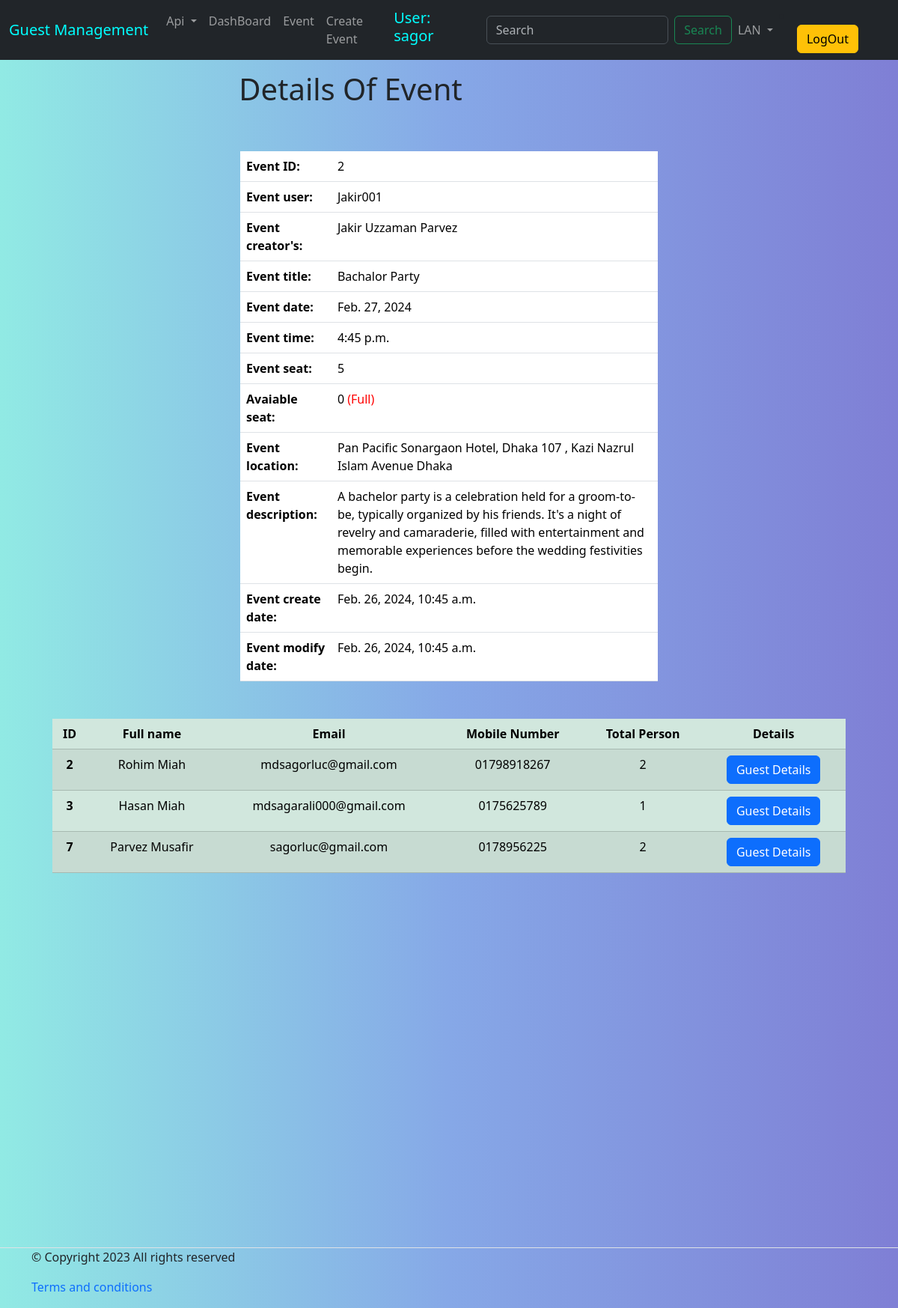
The app's page /event/event_details/2/ (signed in) with its own data.
### API_authentication/models.py (models this page shows, shortened)
class User(AbstractUser):
    username          = models.CharField(max_length=150, null=True)
    email             = models.EmailField(unique=True)
    is_active         = models.BooleanField(default=False)
    is_verified       = models.BooleanField(default=False)
    verification_otp  = models.CharField(max_length=6 , null=True, blank=True)
    USERNAME_FIELD = 'email'
    REQUIRED_FIELDS = ['username']
    objects = UserManager()
    def __str__(self):
        return str(self.username)

### event/models.py (models this page shows, shortened)
class CreateEvent(models.Model):
    eventUser        = models.ForeignKey(User, on_delete=models.CASCADE, blank=True, related_name='user')
    eventOwnerName   = models.CharField(max_length= 25, blank=False, unique=True)
    eventTitle       = models.CharField(max_length= 200, blank=False)
    eventDate        = models.DateField(blank= False)
    eventTime        = models.TimeField(blank= False)
    totalSeat        = models.IntegerField(blank= False)
    eventLocation    = models.CharField(max_length= 250, blank= False)
    eventDescription = models.TextField(blank= False)
    token_numbers    = models.ManyToManyField('MultipleToken', related_name='tokens')
    token_verified   = models.BooleanField(default=False)
    eventCreatedDate = models.DateTimeField(auto_now_add= True, null=True)
    eventModifyDate  = models.DateTimeField(auto_now= True)
    class Meta:
        verbose_name = 'Create Event'
        verbose_name_plural = 'Create Events'
        ordering = ['id']

class EventRegistration(models.Model):
    userE       = models.ForeignKey(User, on_delete=models.CASCADE, default=False, related_name='registration')
    event       = models.ForeignKey(CreateEvent, on_delete=models.CASCADE, blank=True, related_name='event')
    firstName   = models.CharField(max_length=25, blank=False)
    lastName    = models.CharField(max_length= 25, blank=False)
    email       = models.EmailField(max_length= 50, blank=False)
    friendName  = models.CharField(max_length=50, blank=True)
    friendEmail = models.EmailField(max_length=100, blank=True)
    phoneNumber = models.CharField(max_length=14, blank=False)
    totalPerson = models.IntegerField(blank=False)
    token_num   = models.CharField(max_length=21, unique=True, null=False)
    createDate  = models.DateTimeField(auto_now_add= True, null=True)
    modifyDate  = models.DateTimeField(auto_now= True)
    class Meta:
        verbose_name = 'Event Registration'
        verbose_name_plural = 'Event Registrations'
        ordering = ['id']

### event/views.py (the view)
# urls.py: path('event_details/<int:id>/', event_details, name="event_details"),
@login_required
def event_details(request, id=None):
    event = get_object_or_404(CreateEvent, id=id)
    guests = EventRegistration.objects.filter(event= event)
    total_person = sum(guest.totalPerson for guest in guests)
    total_seat = event.totalSeat
    if total_person <= total_seat:
        available_seat = total_seat - total_person
    context =  {
        'event': event,
        'guests': guests,
        'available_seat' : available_seat,
        }
    return render(request, 'event_details.html', context)

### event/templates/event_details.html (shortened to what this page needs)
{% extends 'base.html' %}
{% load i18n %}
{% block body %}
<div class='container'>
  <h1 id="moving-title" style="width: 53%; margin: auto;text-align: left; padding: 15px; font-size: 40px">
    Details Of Event
 </h1>
 <br>
    <table class="table" style="width:50%; margin:auto; margin-top: 20px; margin-bottom: 10px;">
      <tbody>
          <tr>
              <th scope="row">Event ID:</th>
              <td>{{event.id}}</td>
          </tr>
          <tr>
              <th scope="row">Event user:</th>
              <td>{{event.eventUser}}</td>
          </tr>
          <tr>
              <th scope="row">Event creator's:</th>
              <td>{{event.eventOwnerName}}</td>
          </tr>
          <tr>
              <th scope="row">Event title:</th>
              <td>{{event.eventTitle}}</td>
          </tr>
          <tr>
            <th scope="row">Event date: </th>
            <td>{{event.eventDate}}</td>
          </tr>
          <tr>
            <th scope="row">Event time:</th>
            <td>{{event.eventTime}}</td>
          </tr>
          <tr>
            <th scope="row">Event seat:</th>
            <td>{{event.totalSeat}}</td>
          </tr>
          <tr>
            <th scope="row">Avaiable seat:</th>
            {% if available_seat <= 0 %}
            <td>{{available_seat}} <span style="color:red;">(Full)</span></td>
            {% else %}
            <td>{{available_seat}}</td>
            {% endif %}
          </tr>
          <tr>
            <th scope="row">Event location:</th>
            <td>{{event.eventLocation}}</td>
          </tr>
          <tr>
            <th scope="row">Event description:</th>
            <td>{{event.eventDescription}}</td>
          </tr>
          <tr>
            <th scope="row">Event create date:</th>
            <td>{{event.eventCreatedDate}}</td>
          </tr>
          <tr>
            <th scope="row">Event modify date:</th>
            <td>{{event.eventModifyDate}}</td>
          </tr>
      </tbody>
  </table>
    <table class="table table-success table-striped" style="width:95%; margin: auto; text-align: center; margin-top: 50px;">
        <thead>
          <tr>
            <th scope="col">ID</th>
            <th scope="col">Full name</th>
            <th scope="col">Email</th>
            <th scope="col">Mobile Number</th>
            <th scope="col">Total Person</th>
            <th scope="col">Details</th>
          </tr>
        </thead>
        <tbody>
        {% for gst in guests %}
          <tr>
            <th scope="row">{{gst.id}}</th>
            <td> {{gst.firstName}} {{gst.lastName}}</td>
            <td> {{gst.email}} </td>
            <td> {{gst.phoneNumber}} </td>
            <td> {{gst.totalPerson}} </td>
            <td> <a href="{% url "guest_details" gst.id %}" class="btn btn-primary">Guest Details</a> </td>
          </tr>
        {% endfor %}
        </tbody>
      </table>
</div>
{% endblock body %}

### templates/base.html (shortened to what this page needs)
<!DOCTYPE html>
{% load static %}
{% load i18n %}
<html lang="en" dir={% trans "dir" %}>
<head>
  <link href="https://cdn.jsdelivr.net/npm/bootstrap@5.3.1/dist/css/bootstrap.min.css" rel="stylesheet">
  <link rel="stylesheet" href="{% static "css/message_style.css" %}">
  <link rel="stylesheet" href="{% static "css/style.css" %}">
  <link rel="stylesheet" href="{% static "css/popup_style.css" %}">
</head>
<body>
  {% if request.user.is_authenticated %}
    <nav class="navbar navbar-expand-lg bg-dark" data-bs-theme="dark">
      <div class="container-fluid">
        <a class="navbar-brand " href="#" style="color: aqua">
          Guest Management
        </a>
        <div class="collapse navbar-collapse" id="navbarSupportedContent">
          <ul class="navbar-nav me-auto mb-2 mb-lg-0">
            <li class="nav-item dropdown">
              <a class="nav-link dropdown-toggle" href="#" id="navbarDropdown" role="button" data-bs-toggle="dropdown" aria-expanded="false">
                Api
              </a>
            </li>
            <li class="nav-item">
              <a class="nav-link" href="{% url "dashboard" %}">DashBoard</a>
            </li>
            <li class="nav-item">
              <a class="nav-link" href="{% url "home" %}">Event</a>
            </li>
            <li class="nav-item">
              <a class="nav-link" href="{% url "create_event" %}">Create Event</a>
            </li>
          </ul>
          <h5 style="color:aqua;margin-right: 20px;">User: {{user.username}}</h5>
          <form class="d-flex" role="search" action="{% url "search" %}" method="GET">
            <input class="form-control me-2" name="keyword" type="search" placeholder="Search" aria-label="Search">
            <button class="btn btn-outline-success" type="submit">Search</button>
          </form>
        <div class="dropdown me-auto">
          {% get_current_language as CURRENT_LANGUAGE %}
          {% get_available_languages as AVAILABLE_LANGUAGES %}
          {% get_language_info_list for AVAILABLE_LANGUAGES as languages %}
          <ul class="navbar-nav me-auto mb-2 mb-lg-0">
            <li class="nav-item dropdown">
              <a class="nav-link dropdown-toggle" href="#" id="navbarDropdown" role="button" data-bs-toggle="dropdown" aria-expanded="false">
                LAN
              </a>
            </li>
          </ul>
        </div>
        <li class="nav-item">
            <a href="{% url "logout" %}" class="btn btn-warning mx-4">LogOut</a>
          </li>
        </div>
      </div>
    </nav>
  {% endif %}
{% block body %}
{% endblock body %}
  {% if request.user.is_authenticated %}
    <footer class="section-footer border-top padding-y" style="margin-top: 500px;">
      <div class="container">
        <p class="float-md-right">&copy Copyright 2023 All rights reserved</p>
        <p>
          <a href="#" style="text-decoration: None">Terms and conditions</a>
        </p>
      </div>
    </footer>
  {% endif %}
</body>
</html>

### static/css/style.css (style rules this page uses)
#moving-title { animation: moveRightToLeft 15s linear infinite; }
body, html { height: 100%; margin: 0; background: #7f7fd5; background: -webkit-linear-gradient(to right, #91eae4, #86a8e7, #7f7fd5); background: linear-gradient(to right, #91eae4, #86a8e7, #7f7fd5); }
.container { align-content: center; }

### records on screen
User: username "sagor"
CreateEvent: id "2", eventUser "Jakir001", eventOwnerName "Jakir Uzzaman Parvez", eventTitle "Bachalor Party", eventDate "Feb. 27, 2024", eventTime "4:45 p.m.", totalSeat "5", eventLocation "Pan Pacific Sonargaon Hotel, Dhaka 107 , Kazi Nazrul Islam Avenue Dhaka", eventDescription "A bachelor party is a celebration held for a groom-to-be, typically organized by his friends. It's a night of revelry and camaraderie, filled with entertainment and memorable experiences before the wedding festivities begin.", eventCreatedDate "Feb. 26, 2024, 10:45 a.m.", eventModifyDate "Feb. 26, 2024, 10:45 a.m."
EventRegistration: id "2", firstName "Rohim", lastName "Miah", email "mdsagorluc@gmail.com", phoneNumber "01798918267", totalPerson "2"
EventRegistration: id "3", firstName "Hasan", lastName "Miah", email "mdsagarali000@gmail.com", phoneNumber "0175625789", totalPerson "1"
EventRegistration: id "7", firstName "Parvez", lastName "Musafir", email "sagorluc@gmail.com", phoneNumber "0178956225", totalPerson "2"

### other values on screen
{{ available_seat }} "0"
